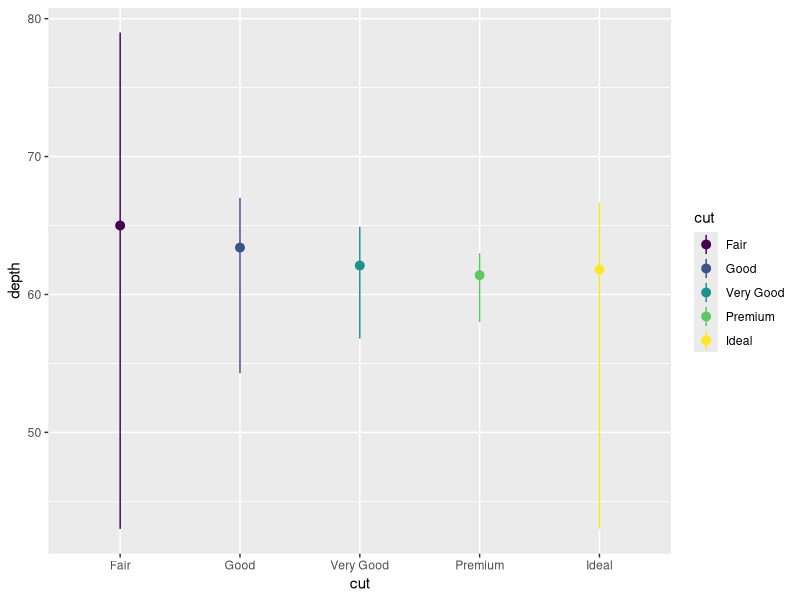

Write R code to recreate this figure.
library(ggplot2)
ggplot(data = diamonds)+
  stat_summary(
    mapping = aes(x=cut,y=depth, color=cut),
    fun.max = max,
    fun.min = min,
    fun=median
  )
